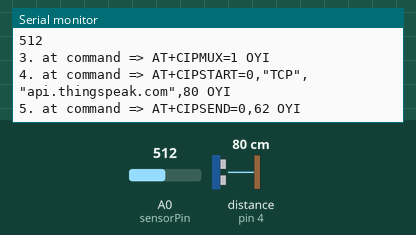
The sketch below on a simulated Arduino Uno, built with avr-gcc and run on an emulated ATmega328P. Shown: the last lines printed to the serial monitor. Wiring (inferred from the names in the program): ultrasonic range finder: trigger pin 5; echo pin 4. Inputs (shaded band) come from the test bench; at power-on: A0 (sensorPin) = 512, distance to the obstacle (sensor on pin 4) 80 cm. The echo pulse lasts 58.3 µs per cm; the modem accepts every AT command (registered, SIM ready, sends succeed) and sends nothing else.

Above: at 1.2 s.
1.3 s: A0 (sensorPin) set to 987
At 2.6 s:
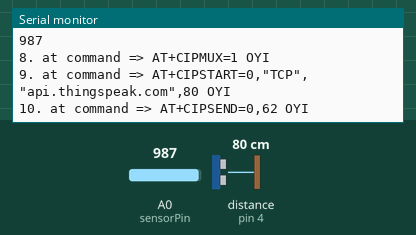
4.8 s: A0 (sensorPin) set to 1014
At 5.9 s:
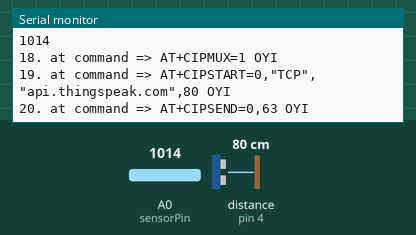
Timing chart, 0 to 7.8 s (numbered marks = the images above; inputs shaded):
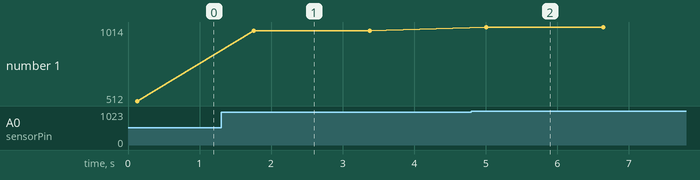

Measured:
- after the input at 1.3 s, the serial monitor: prints a new line after 0.46 s (image 1)
- after the input at 4.8 s, the serial monitor: prints a new line after 0.21 s (image 2)
- plotted number 1: 512 → 987 after the input at 1.3 s, 987 → 1014 after the input at 4.8 s

The sketch:

SMART_DRIP_ARDUINO_CODE.ino
```cpp
#include <SoftwareSerial.h>
#define RX 2
#define TX 3
#define echoPin 4 // attach pin D4 Arduino to pin Echo of HC-SR04
#define trigPin 5 //attach pin D5 Arduino to pin Trig of HC-SR04
long duration; // variable for the duration of sound wave travel
int distance; // variable for the distance measurement
int sensorPin = A0; // select the input pin for LDr
int sensorValue = 0; // variable to store the value coming from the sensor
String AP = "Yuvraj singh deora";       // AP NAME
String PASS = "637617961900"; // AP PASSWORD
String API = "BZR9FU3PUIKOPWZZ";   // Write API KEY
String HOST = "api.thingspeak.com";
String PORT = "80";
String field1 = "field1";
String field2 = "field2";
int countTrueCommand;
int countTimeCommand;
boolean found = false;
String values1;
String values2;
SoftwareSerial esp8266(RX,TX);


void setup() {
  pinMode(trigPin, OUTPUT); // Sets the trigPin as an OUTPUT
  pinMode(echoPin, INPUT); // Sets the echoPin as an INPUT
  Serial.begin(9600);
  esp8266.begin(115200);
  sendCommand("AT",5,"OK");
  sendCommand("AT+CWMODE=1",5,"OK");
  sendCommand("AT+CWJAP=\""+ AP +"\",\""+ PASS +"\"",20,"OK");
}

void loop()
{
 values1 = getSensor1Data();
 values2= getSensor2Data() ;
 String getData = "GET /update?api_key="+ API +"&"+ field1 +"="+String(values1)+"&"+ field2 +"="+ String(values2);
 sendCommand("AT+CIPMUX=1",5,"OK");
 sendCommand("AT+CIPSTART=0,\"TCP\",\""+ HOST +"\","+ PORT,15,"OK");
 sendCommand("AT+CIPSEND=0," +String(getData.length()+4),4,">");
 esp8266.println(getData);delay(1500);countTrueCommand++;
 sendCommand("AT+CIPCLOSE=0",5,"OK");
}

String getSensor1Data(){
 sensorValue = analogRead(sensorPin); // read the value from the sensor
Serial.println(sensorValue); //prints the values coming from the sensor on the screen

delay (10);
return String(sensorValue);// LDR DATA
}
String getSensor2Data(){
  // Clears the trigPin condition
  digitalWrite(trigPin, LOW);
  delayMicroseconds(2);
  // Sets the trigPin HIGH (ACTIVE) for 10 microseconds
  digitalWrite(trigPin, HIGH);
  delayMicroseconds(10);
  digitalWrite(trigPin, LOW);
  // Reads the echoPin, returns the sound wave travel time in microseconds
  duration = pulseIn(echoPin, HIGH);
  // Calculating the distance
  distance = duration * 0.034 / 2; // Speed of sound wave divided by 2 (go and back)
  // Displays the distance on the Serial Monitor
  distance = 12 - distance;

return String(distance);// ultrasonic data
}


void sendCommand(String command, int maxTime, char readReplay[]) {
  Serial.print(countTrueCommand);
  Serial.print(". at command => ");
  Serial.print(command);
  Serial.print(" ");
  while(countTimeCommand < (maxTime*1))
  {
    esp8266.println(command);//at+cipsend
    if(esp8266.find(readReplay))//ok
    {
      found = true;
      break;
    }

    countTimeCommand++;
  }

  if(found == true)
  {
    Serial.println("OYI");
    countTrueCommand++;
    countTimeCommand = 0;
  }

  if(found == false)
  {
    Serial.println("Fail");
    countTrueCommand = 0;
    countTimeCommand = 0;
  }

  found = false;
 }
```
